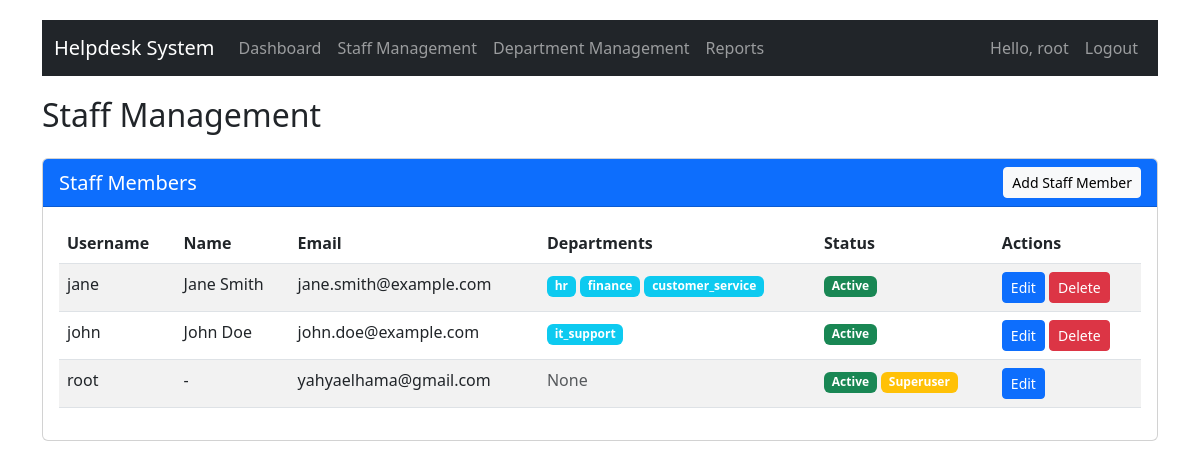
The page /staff/ (signed in) on the database its author committed.
### tickets/models.py (models this page shows)
class Department(models.Model):
    name = models.CharField(max_length=100, unique=True)
    description = models.TextField(blank=True)
    staff = models.ManyToManyField(User, related_name='departments', limit_choices_to={'is_staff': True})
    created_at = models.DateTimeField(auto_now_add=True)
    def __str__(self):
        return self.name

### tickets/views.py (the view)
# urls.py: path('staff/', views.staff_list, name='staff_list'),
@login_required
@superuser_required
def staff_list(request):
    staff = User.objects.filter(is_staff=True).order_by('username')
    context = {
        'staff': staff,
    }
    return render(request, 'tickets/staff/staff_list.html', context)

### tickets/views.py (called while the page is built)
def superuser_required(function):
    actual_decorator = user_passes_test(lambda u: u.is_superuser)
    return actual_decorator(function)

### tickets/templates/tickets/staff/staff_list.html (shortened to what this page needs)
{% extends 'base.html' %}
{% block content %}
<div class="row mb-4">
    <div class="col-12">
        <h2 class="mb-4">Staff Management</h2>
        <div class="card">
            <div class="card-header bg-primary text-white d-flex justify-content-between align-items-center">
                <h5 class="card-title mb-0">Staff Members</h5>
                <a href="{% url 'staff_create_alt' %}" class="btn btn-light btn-sm">
                     Add Staff Member
                </a>
            </div>
            <div class="card-body">
                {% if staff %}
                <div class="table-responsive">
                    <table class="table table-striped">
                        <thead>
                            <tr>
                                <th>Username</th>
                                <th>Name</th>
                                <th>Email</th>
                                <th>Departments</th>
                                <th>Status</th>
                                <th>Actions</th>
                            </tr>
                        </thead>
                        <tbody>
                            {% for user in staff %}
                            <tr>
                                <td>{{ user.username }}</td>
                                <td>{{ user.get_full_name|default:"-" }}</td>
                                <td>{{ user.email|default:"-" }}</td>
                                <td>
                                    {% for dept in user.departments.all %}
                                    <span class="badge bg-info">{{ dept }}</span>
                                    {% empty %}
                                    <span class="text-muted">None</span>
                                    {% endfor %}
                                </td>
                                <td>
                                    {% if user.is_active %}
                                    <span class="badge bg-success">Active</span>
                                    {% else %}
                                    <span class="badge bg-danger">Inactive</span>
                                    {% endif %}
                                    {% if user.is_superuser %}
                                    <span class="badge bg-warning">Superuser</span>
                                    {% endif %}
                                </td>
                                <td>
                                    <a href="{% url 'staff_edit_alt' user.id %}" class="btn btn-sm btn-primary">Edit</a>
                                    {% if not user.is_superuser and user != request.user %}
                                    <a href="{% url 'staff_delete' user.id %}" class="btn btn-sm btn-danger">Delete</a>
                                    {% endif %}
                                </td>
                            </tr>
                            {% endfor %}
                        </tbody>
                    </table>
                </div>
                {% else %}
                <p class="text-center">No staff members found.</p>
                {% endif %}
            </div>
        </div>
    </div>
</div>
{% endblock %}

### templates/base.html (shortened to what this page needs)
<!DOCTYPE html>
<html lang="en">
<head>
    <link href="https://cdn.jsdelivr.net/npm/bootstrap@5.3.0/dist/css/bootstrap.min.css" rel="stylesheet">
</head>
<body>
    <div class="container">
        <nav class="navbar navbar-expand-lg navbar-dark bg-dark">
            <div class="container-fluid">
                <a class="navbar-brand" href="{% url 'dashboard' %}">Helpdesk System</a>
                <div class="collapse navbar-collapse" id="navbarNav">
                    <ul class="navbar-nav me-auto">
                        {% if user.is_staff %}
                        <li class="nav-item">
                            <a class="nav-link" href="{% url 'dashboard' %}">Dashboard</a>
                        </li>
                        {% if user.is_superuser %}
                        <li class="nav-item">
                            <a class="nav-link" href="{% url 'staff_list' %}">Staff Management</a>
                        </li>
                        <li class="nav-item">
                            <a class="nav-link" href="{% url 'department_list' %}">Department Management</a>
                        </li>
                        <li class="nav-item">
                            <a class="nav-link" href="{% url 'ticket_report' %}">Reports</a>
                        </li>
                        {% endif %}
                        {% endif %}
                    </ul>
                    <ul class="navbar-nav">
                        {% if user.is_authenticated %}
                        <li class="nav-item">
                            <span class="nav-link">Hello, {{ user.username }}</span>
                        </li>
                        <li class="nav-item">
                            <form method="post" action="{% url 'accounts:logout' %}" class="d-inline">
                                <button type="submit" class="nav-link btn btn-link">Logout</button>
                            </form>
                        </li>
                        {% else %}
                        <li class="nav-item">
                            <a class="nav-link" href="{% url 'accounts:login' %}">Login</a>
                        </li>
                        {% endif %}
                    </ul>
                </div>
            </div>
        </nav>
        <div class="content">
            {% block content %}
            {% endblock %}
        </div>
    </div>
</body>
</html>

### templates/base.html (style rules this page uses)
body { padding-top: 20px; }
.navbar { margin-bottom: 20px; }

### rows shown on the page
Department: name "hr"
Department: name "finance"
Department: name "customer_service"
Department: name "it_support"

### other values the page prints
{{ user.username }} "root"
{{ user.username }} "jane"
{{ user.get_full_name|default:"-" }} "Jane Smith"
{{ user.email|default:"-" }} "jane.smith@example.com"
{{ user.username }} "john"
{{ user.get_full_name|default:"-" }} "John Doe"
{{ user.email|default:"-" }} "john.doe@example.com"
{{ user.get_full_name|default:"-" }} "-"
{{ user.email|default:"-" }} "yahyaelhama@gmail.com"
